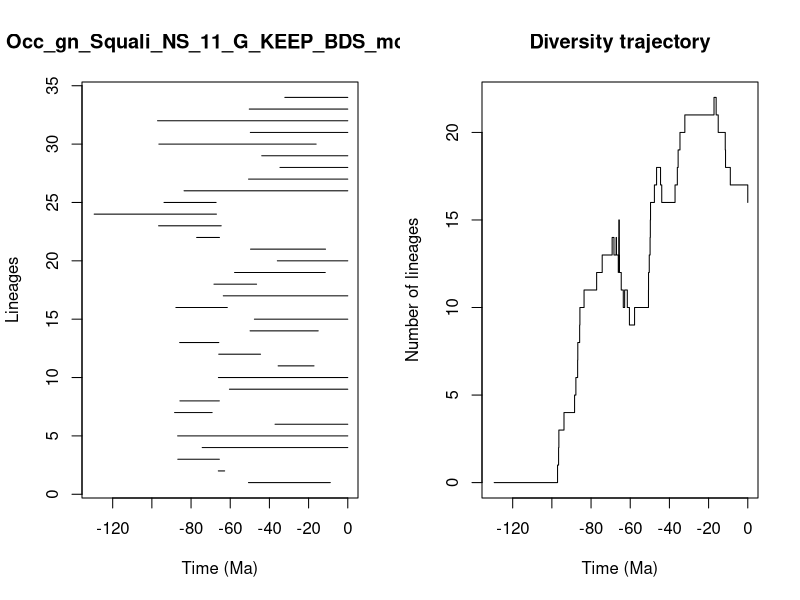

This chart was generated by the following R code:


pdf(file='../Results/Genus_NS/5_MA_bins_EXT_EP_FT/pyrate_mcmc_logs/Occ_gn_Squali_NS_11_G_KEEP_BDS_mcmc_LTT.pdf',width=0.6*20, height=0.6*10)
title = "Occ_gn_Squali_NS_11_G_KEEP_BDS_mcmc"
ts=c(50.691130436564336, 66.09608599411057,86.76571493675988,74.3104106580487,86.84484890860455,37.124929137701145,88.40754969624909,85.68764021314388,60.415996790599124,66.03765123612415,35.55255698725476,65.86663530422142,85.81810221055426,49.86723086330201,47.66383833806644,87.74213035764248,63.54975572391728,68.30373108001987,57.78778928041941,35.9564945910775,49.63577764685001,77.14510847250624,96.56896320074742,129.4457452513923,93.81182578309497,83.5716958258041,50.65541372416962,34.608143359694374,43.91309931342048,96.42534731632215,49.7402655930721,97.09845323480812,50.28855041789996,32.1244117421348)
te=c(8.917017558972868, 62.85071874928076,65.55625767789041,0.0,0.0,0.0,69.23226040899266,65.56542759192735,0.0,0.0,17.233832401821815,44.529049860512046,65.8239090240481,15.089511637361785,0.0,61.49526302942603,0.0,46.552987284354124,11.4969765199316,0.0,11.353466639406552,65.49607930277799,64.59205470846958,67.0358931610732,67.20743634964552,0.0,0.0,0.0,0.0,16.14392926823814,0.0,0.0,0.0,0.0)
div_traj=c(0, 1,2,3,4,5,6,7,8,9,10,11,12,13,14,13,14,13,12,13,14,15,14,13,12,11,10,11,10,9,10,11,12,13,14,15,16,17,18,17,16,17,18,19,20,21,22,21,20,19,18,17,16)
time_events=c(129.4457452513923, 97.09845323480812,96.56896320074742,96.42534731632215,93.81182578309497,88.40754969624909,87.74213035764248,86.84484890860455,86.76571493675988,85.81810221055426,85.68764021314388,83.5716958258041,77.14510847250624,74.3104106580487,69.23226040899266,68.30373108001987,67.20743634964552,67.0358931610732,66.09608599411057,66.03765123612415,65.86663530422142,65.8239090240481,65.56542759192735,65.55625767789041,65.49607930277799,64.59205470846958,63.54975572391728,62.85071874928076,61.49526302942603,60.415996790599124,57.78778928041941,50.691130436564336,50.65541372416962,50.28855041789996,49.86723086330201,49.7402655930721,49.63577764685001,47.66383833806644,46.552987284354124,44.529049860512046,43.91309931342048,37.124929137701145,35.9564945910775,35.55255698725476,34.608143359694374,32.1244117421348,17.233832401821815,16.14392926823814,15.089511637361785,11.4969765199316,11.353466639406552,8.917017558972868,0.0)
                par(mfrow=c(1,2))
                L = length(ts)
                plot(ts, 1:L , xlim=c(-max(ts)-1,0), pch=20, type="n", main=title,xlab="Time (Ma)",ylab="Lineages")
                for (i in 1:L){segments(x0=-te[i],y0=i,x1=-ts[i],y1=i)}    
                t = -time_events
                plot(div_traj ~ t,type="s", main = "Diversity trajectory",xlab="Time (Ma)",ylab="Number of lineages",xlim=c(-max(ts)-1,0))
                abline(v=c(65,200,251,367,445),lty=2,col="gray")
                
